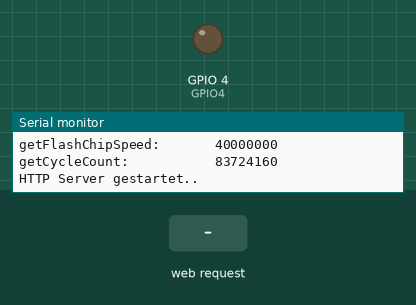
The sketch below on a simulated ESP8266 (NodeMCU). On the bench: output pins drawn as LEDs (lit = HIGH), the last lines printed to the serial monitor. Inputs (shaded band) come from the test bench.

Above: at 1.7 s.
1.8 s: HTTP request GET /toggle.htm received
At 2.2 s:
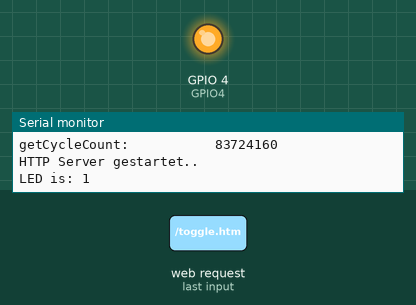
Timing chart, 0 to 4.8 s (numbered marks = the images above; inputs shaded):
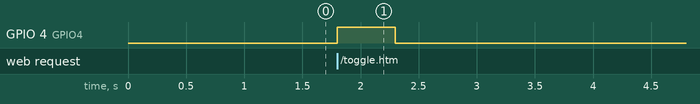

The sketch:

Garage_control.ino
```cpp
/*
 * from
 * http://esp8266-server.de/
 *
 * Webserver as Accesspoint for ESP8266
 *
 * Free for anyone!!!
 *
 */

#include <ESP8266WiFi.h>
#include <ESP8266WebServer.h>

// configure Wifi
const char* SSID = "*************";
const char* PW   = "*************";          // set to "" for open access point w/o password

IPAddress ip(192,168,178,38);
IPAddress gateway(192,168,178,1);
IPAddress subnet(255,255,255,0);

// configure IOs
const int GPIO0 = 0;
const int GPIO2 = 2;
const int GPIO4 = 4;                    // For ESP8266-12E usage

int val = LOW;                          // "LOW/0" means switched 'off' on setup
int color = 0;                          // just to change the color of the action button
String Temp = "";

String html1 = "<!DOCTYPE html>\r\n<html>\r\n<head>\r\n<meta content=\"text/html;\
charset=ISO-8859-1\" http-equiv=\"content-type\">\r\n<title>Garage\
control</title>\r\n</head>\r\n<body>\r\nPush the button to toggle \
the door opener!\r\n<br>\r\n<br>\r\n<form action=\"";

String html2 = "\">\r\n<input value=\"Open/Close\" style=\"";
String html3 = "width:14em;height:12em; font-size:24px;\" type=\"\
submit\"></form>\r\n</body>\r\n</html>";

ESP8266WebServer server(80);            // Setup server port

void WiFiconnect();                     // Prototypes

void Event_Index()                      // Executed if "http://<ip address>/" is called
{
    Temp  = html1 + "/toggle.htm";
    Temp += html2 + String((val) ? "BACKGROUND-COLOR: LightBlue;" : "BACKGROUND-COLOR: LightCoral;") + html3;
    server.send(200, "text/html", Temp);
}

void Event_Toggle()                     // Executed if "http://<ip address>/toggle.htm" is called
{
    // generate the html page and dispatch it to the client
    color =! color;
    Temp  = html1 + "/toggle.htm";
    Temp += html2 + String((color) ? "BACKGROUND-COLOR: LightBlue;" : "BACKGROUND-COLOR: LightCoral;") + html3;
    server.send(200, "text/html", Temp);

    // handle the LED/relay and do some serial print lines...
    val =! val;                         // toggle on
    Serial.print(F("LED is: "));
    Serial.print(val);
    digitalWrite(GPIO4, val);
    delay(500);                         // wait for 1/2 a secound to give the door control a chance to react
    val =! val;                         // toggle off
    Serial.println(val);
    digitalWrite(GPIO4, val);
}

void setup()
{
    pinMode(GPIO0, INPUT_PULLUP);       // GPIO0 configured as input with Pullup
    pinMode(GPIO2, INPUT_PULLUP);       // GPIO2 configured as input with Pullup
    pinMode(GPIO4, OUTPUT);             // GPIO4 configured as output
    digitalWrite(GPIO4, val);           // initial condition 1 (Relay off)

    Serial.begin(115200);               // init serial inteface

    WiFiconnect();                      // Wifi settings

    Serial.println(F(""));              // You can pass flash-memory based strings to
    Serial.println(F("ESP8266-01...")); // Serial.print() by wrapping them with F().
    Serial.print(F("SDK-Version:             "));
    Serial.println(ESP.getSdkVersion());
    Serial.print(F("ESP8266 Chip-ID:         "));
    Serial.println(ESP.getChipId());
    Serial.print(F("ESP8266 Speed in MHz:    "));
    Serial.println(ESP.getCpuFreqMHz());
    Serial.print(F("Free Heap Size in Bytes: "));
    Serial.println(ESP.getFreeHeap());

    //Serial.print(F("getResetReason: "));
    //Serial.println(ESP.getResetReason());
    Serial.print(F("getFlashChipId:          "));
    Serial.println(ESP.getFlashChipId());
    Serial.print(F("getFlashChipSize:        "));
    Serial.println(ESP.getFlashChipSize());
    Serial.print(F("getFlashChipSpeed:       "));
    Serial.println(ESP.getFlashChipSpeed());
    Serial.print(F("getCycleCount:           "));
    Serial.println(ESP.getCycleCount());


    // treatment of the different events - before server.begin()!!!
    server.on("/", Event_Index);
    server.on("/toggle.htm", Event_Toggle);

    server.begin();                     // start the server
    Serial.println();
    Serial.println(F("HTTP Server gestartet.."));
    Serial.println();
}

void loop()
{
    server.handleClient();              // check for incomming client connections frequently in the main loop
    delay(1);
}

void WiFiconnect()
{
    Serial.print(F("Start WLAN-Hotspot: "));
    Serial.println(SSID);

    WiFi.mode(WIFI_AP);                 // set access point modus
    WiFi.softAP(SSID,PW);
    WiFi.softAPConfig(ip, gateway, subnet);

    delay(500);                         // wait 0,5s

    Serial.print(F("IP Address: "));    // print of the current IP of the server
    Serial.println(WiFi.softAPIP());

    Serial.print(F("MAC Address: "));    // print of the MAC of the server
    Serial.println(WiFi.softAPmacAddress());
}
```

Measured:
- after the input at 1.8 s, GPIO 4 (GPIO4): LOW → HIGH at once, → LOW 0.50 s later
